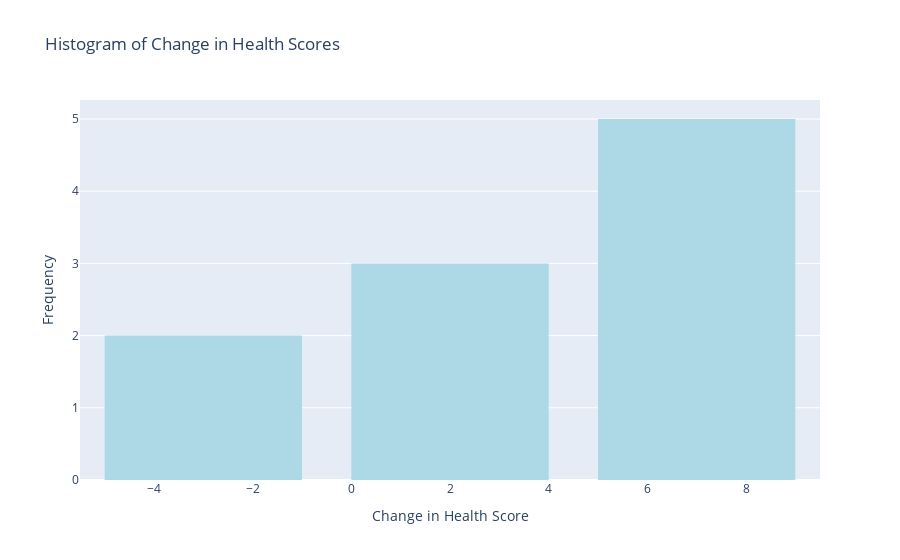

Write notebook code for a chart like this one.
### Markdown cell above
### lets have a look at it on a histogram

### Code cell
import pandas as pd
import plotly.express as px

# Creating the dataset
data = {
    'PatientID': [1, 2, 3, 4, 5, 6, 7, 8, 9, 10],
    'Age': [45, 34, 29, 52, 37, 41, 33, 48, 26, 39],
    'Gender': ['M', 'F', 'M', 'F', 'M', 'F', 'M', 'F', 'M', 'F'],
    'InitialHealthScore': [84, 78, 83, 81, 81, 80, 79, 85, 76, 83],
    'FinalHealthScore': [86, 86, 80, 86, 84, 86, 86, 82, 83, 84]
}

# Load data into a DataFrame
df = pd.DataFrame(data)

# Calculate the change in health scores
df['ChangeInHealthScore'] = df['FinalHealthScore'] - df['InitialHealthScore']

# Create a histogram of the change in health scores
fig_hist = px.histogram(df, x='ChangeInHealthScore', 
                         title='Histogram of Change in Health Scores',
                         labels={'ChangeInHealthScore': 'Change in Health Score'},
                         color_discrete_sequence=['lightblue'])

# Update layout to enhance readability
fig_hist.update_layout(
    xaxis_title='Change in Health Score',
    yaxis_title='Frequency',
    bargap=0.2
)

# Show the histogram
fig_hist.show()

### Figure 1 — Plotly figure (JSON) as saved in the notebook; plotly's stock layout.template omitted (floating-point values rounded to 4 significant figures)
{"data": [{"alignmentgroup": "True", "bingroup": "x", "hovertemplate": "Change in Health Score=%{x}<br>count=%{y}<extra></extra>", "legendgroup": "", "marker": {"color": "lightblue", "pattern": {"shape": ""}}, "name": "", "offsetgroup": "", "orientation": "v", "showlegend": false, "type": "histogram", "x": [2, 8, -3, 5, 3, 6, 7, -3, 7, 1], "xaxis": "x", "yaxis": "y"}], "layout": {"bargap": 0.2, "barmode": "relative", "legend": {"tracegroupgap": 0}, "title": {"text": "Histogram of Change in Health Scores"}, "xaxis": {"anchor": "y", "domain": [0, 1], "title": {"text": "Change in Health Score"}}, "yaxis": {"anchor": "x", "domain": [0, 1], "title": {"text": "Frequency"}}}}
